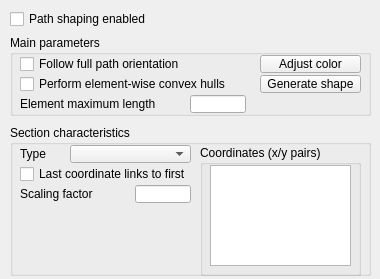
<?xml version="1.0" encoding="UTF-8"?>
<ui version="4.0">
 <class>CQDlgPathShaping</class>
 <widget class="QDialog" name="CQDlgPathShaping">
  <property name="geometry">
   <rect>
    <x>0</x>
    <y>0</y>
    <width>380</width>
    <height>279</height>
   </rect>
  </property>
  <property name="windowTitle">
   <string>Path Shaping Parameters</string>
  </property>
  <property name="locale">
   <locale language="English" country="UnitedStates"/>
  </property>
  <widget class="QGroupBox" name="groupBox">
   <property name="geometry">
    <rect>
     <x>10</x>
     <y>35</y>
     <width>361</width>
     <height>81</height>
    </rect>
   </property>
   <property name="title">
    <string>Main parameters</string>
   </property>
   <property name="flat">
    <bool>true</bool>
   </property>
   <widget class="QCheckBox" name="qqFollowOrientation">
    <property name="geometry">
     <rect>
      <x>10</x>
      <y>20</y>
      <width>221</width>
      <height>18</height>
     </rect>
    </property>
    <property name="focusPolicy">
     <enum>Qt::StrongFocus</enum>
    </property>
    <property name="text">
     <string>Follow full path orientation</string>
    </property>
   </widget>
   <widget class="QCheckBox" name="qqConvexHull">
    <property name="geometry">
     <rect>
      <x>10</x>
      <y>40</y>
      <width>231</width>
      <height>18</height>
     </rect>
    </property>
    <property name="focusPolicy">
     <enum>Qt::StrongFocus</enum>
    </property>
    <property name="text">
     <string>Perform element-wise convex hulls</string>
    </property>
   </widget>
   <widget class="QLabel" name="label">
    <property name="geometry">
     <rect>
      <x>10</x>
      <y>60</y>
      <width>171</width>
      <height>18</height>
     </rect>
    </property>
    <property name="text">
     <string>Element maximum length</string>
    </property>
   </widget>
   <widget class="QLineEdit" name="qqMaxLength">
    <property name="geometry">
     <rect>
      <x>180</x>
      <y>60</y>
      <width>56</width>
      <height>18</height>
     </rect>
    </property>
   </widget>
   <widget class="QToolButton" name="qqAdjustColor">
    <property name="geometry">
     <rect>
      <x>250</x>
      <y>20</y>
      <width>101</width>
      <height>18</height>
     </rect>
    </property>
    <property name="focusPolicy">
     <enum>Qt::StrongFocus</enum>
    </property>
    <property name="text">
     <string>Adjust color</string>
    </property>
   </widget>
   <widget class="QToolButton" name="qqGenerateShape">
    <property name="geometry">
     <rect>
      <x>250</x>
      <y>40</y>
      <width>101</width>
      <height>18</height>
     </rect>
    </property>
    <property name="focusPolicy">
     <enum>Qt::StrongFocus</enum>
    </property>
    <property name="text">
     <string>Generate shape</string>
    </property>
   </widget>
  </widget>
  <widget class="QGroupBox" name="groupBox_2">
   <property name="geometry">
    <rect>
     <x>10</x>
     <y>125</y>
     <width>361</width>
     <height>151</height>
    </rect>
   </property>
   <property name="title">
    <string>Section characteristics</string>
   </property>
   <property name="flat">
    <bool>true</bool>
   </property>
   <widget class="QLabel" name="label_2">
    <property name="geometry">
     <rect>
      <x>10</x>
      <y>20</y>
      <width>51</width>
      <height>18</height>
     </rect>
    </property>
    <property name="text">
     <string>Type</string>
    </property>
   </widget>
   <widget class="QComboBox" name="qqTypeCombo">
    <property name="geometry">
     <rect>
      <x>60</x>
      <y>20</y>
      <width>121</width>
      <height>18</height>
     </rect>
    </property>
   </widget>
   <widget class="QGroupBox" name="groupBox_3">
    <property name="geometry">
     <rect>
      <x>190</x>
      <y>20</y>
      <width>161</width>
      <height>131</height>
     </rect>
    </property>
    <property name="title">
     <string>Coordinates (x/y pairs)</string>
    </property>
    <property name="flat">
     <bool>true</bool>
    </property>
    <widget class="QTextEdit" name="qqCoordinates">
     <property name="geometry">
      <rect>
       <x>10</x>
       <y>20</y>
       <width>141</width>
       <height>101</height>
      </rect>
     </property>
    </widget>
   </widget>
   <widget class="QCheckBox" name="qqCyclic">
    <property name="geometry">
     <rect>
      <x>10</x>
      <y>40</y>
      <width>191</width>
      <height>18</height>
     </rect>
    </property>
    <property name="focusPolicy">
     <enum>Qt::StrongFocus</enum>
    </property>
    <property name="text">
     <string>Last coordinate links to first</string>
    </property>
   </widget>
   <widget class="QLineEdit" name="qqScalingFactor">
    <property name="geometry">
     <rect>
      <x>125</x>
      <y>60</y>
      <width>56</width>
      <height>18</height>
     </rect>
    </property>
    <property name="text">
     <string/>
    </property>
   </widget>
   <widget class="QLabel" name="label_3">
    <property name="geometry">
     <rect>
      <x>10</x>
      <y>60</y>
      <width>111</width>
      <height>18</height>
     </rect>
    </property>
    <property name="text">
     <string>Scaling factor</string>
    </property>
   </widget>
  </widget>
  <widget class="QCheckBox" name="qqEnabled">
   <property name="geometry">
    <rect>
     <x>10</x>
     <y>10</y>
     <width>171</width>
     <height>18</height>
    </rect>
   </property>
   <property name="focusPolicy">
    <enum>Qt::StrongFocus</enum>
   </property>
   <property name="text">
    <string>Path shaping enabled</string>
   </property>
  </widget>
 </widget>
 <tabstops>
  <tabstop>qqEnabled</tabstop>
  <tabstop>qqFollowOrientation</tabstop>
  <tabstop>qqAdjustColor</tabstop>
  <tabstop>qqConvexHull</tabstop>
  <tabstop>qqGenerateShape</tabstop>
  <tabstop>qqMaxLength</tabstop>
  <tabstop>qqTypeCombo</tabstop>
  <tabstop>qqCyclic</tabstop>
  <tabstop>qqScalingFactor</tabstop>
  <tabstop>qqCoordinates</tabstop>
 </tabstops>
 <resources/>
 <connections/>
</ui>
